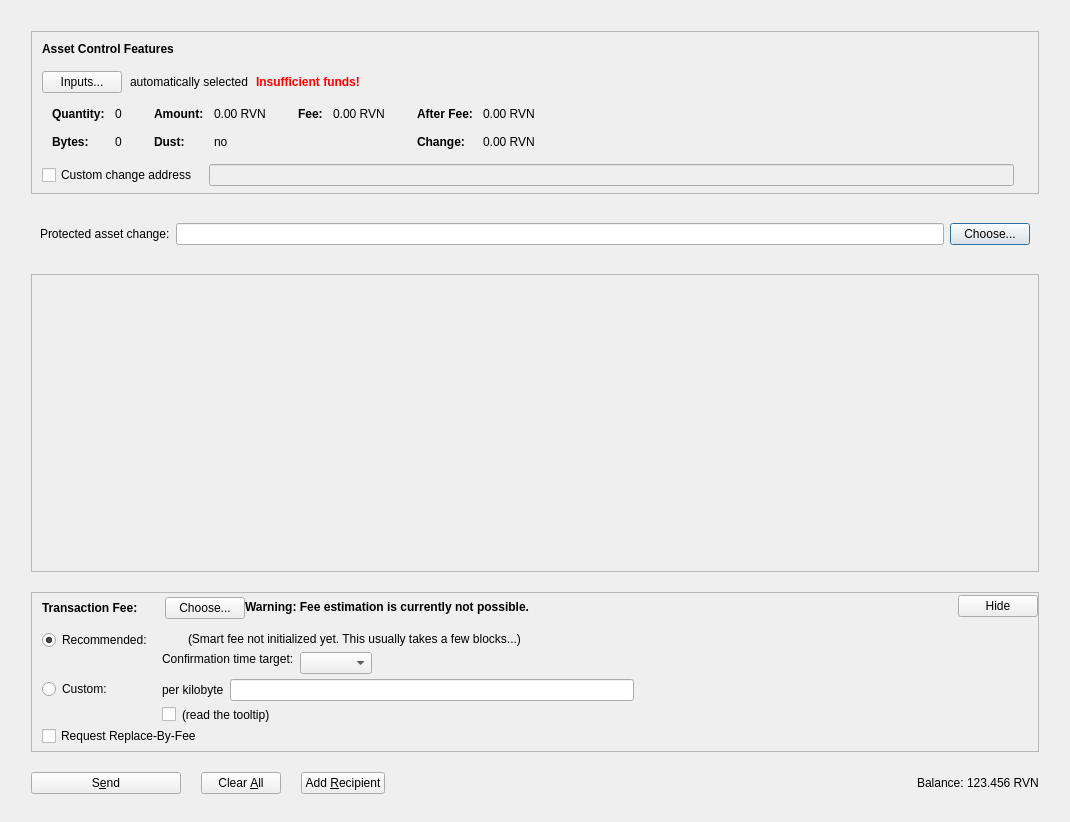
<?xml version="1.0" encoding="UTF-8"?>
<ui version="4.0">
 <class>AssetsDialog</class>
 <widget class="QDialog" name="AssetsDialog">
  <property name="geometry">
   <rect>
    <x>0</x>
    <y>0</y>
    <width>1070</width>
    <height>822</height>
   </rect>
  </property>
  <property name="windowTitle">
   <string>Send Coins</string>
  </property>
  <layout class="QVBoxLayout" name="verticalLayout" stretch="0">
   <property name="bottomMargin">
    <number>8</number>
   </property>
   <item>
    <layout class="QVBoxLayout" name="verticalLayout_3">
     <property name="spacing">
      <number>20</number>
     </property>
     <property name="leftMargin">
      <number>20</number>
     </property>
     <property name="topMargin">
      <number>20</number>
     </property>
     <property name="rightMargin">
      <number>20</number>
     </property>
     <property name="bottomMargin">
      <number>20</number>
     </property>
     <item>
      <widget class="QFrame" name="frameAssetControl">
       <property name="sizePolicy">
        <sizepolicy hsizetype="Expanding" vsizetype="Fixed">
         <horstretch>0</horstretch>
         <verstretch>0</verstretch>
        </sizepolicy>
       </property>
       <property name="maximumSize">
        <size>
         <width>16777215</width>
         <height>16777215</height>
        </size>
       </property>
       <property name="frameShape">
        <enum>QFrame::StyledPanel</enum>
       </property>
       <property name="frameShadow">
        <enum>QFrame::Sunken</enum>
       </property>
       <layout class="QVBoxLayout" name="verticalLayoutAssetControl2">
        <property name="spacing">
         <number>0</number>
        </property>
        <property name="leftMargin">
         <number>0</number>
        </property>
        <property name="topMargin">
         <number>0</number>
        </property>
        <property name="rightMargin">
         <number>0</number>
        </property>
        <property name="bottomMargin">
         <number>6</number>
        </property>
        <item>
         <layout class="QVBoxLayout" name="verticalLayoutAssetControl" stretch="0,0,0,0,1">
          <property name="spacing">
           <number>0</number>
          </property>
          <property name="leftMargin">
           <number>10</number>
          </property>
          <property name="topMargin">
           <number>10</number>
          </property>
          <item>
           <layout class="QHBoxLayout" name="horizontalLayoutAssetControl1">
            <property name="bottomMargin">
             <number>15</number>
            </property>
            <item>
             <widget class="QLabel" name="labelAssetControlFeatures">
              <property name="sizePolicy">
               <sizepolicy hsizetype="Preferred" vsizetype="Maximum">
                <horstretch>0</horstretch>
                <verstretch>0</verstretch>
               </sizepolicy>
              </property>
              <property name="font">
               <font>
                <weight>75</weight>
                <bold>true</bold>
               </font>
              </property>
              <property name="styleSheet">
               <string notr="true">font-weight:bold;</string>
              </property>
              <property name="text">
               <string>Asset Control Features</string>
              </property>
             </widget>
            </item>
           </layout>
          </item>
          <item>
           <layout class="QHBoxLayout" name="horizontalLayoutAssetControl2" stretch="0,0,0,0">
            <property name="spacing">
             <number>8</number>
            </property>
            <property name="bottomMargin">
             <number>10</number>
            </property>
            <item>
             <widget class="QPushButton" name="pushButtonAssetControl">
              <property name="styleSheet">
               <string notr="true"/>
              </property>
              <property name="text">
               <string>Inputs...</string>
              </property>
              <property name="autoDefault">
               <bool>false</bool>
              </property>
             </widget>
            </item>
            <item>
             <widget class="QLabel" name="labelAssetControlAutomaticallySelected">
              <property name="text">
               <string>automatically selected</string>
              </property>
              <property name="margin">
               <number>5</number>
              </property>
             </widget>
            </item>
            <item>
             <widget class="QLabel" name="labelAssetControlInsuffFunds">
              <property name="font">
               <font>
                <weight>75</weight>
                <bold>true</bold>
               </font>
              </property>
              <property name="styleSheet">
               <string notr="true">color:red;font-weight:bold;</string>
              </property>
              <property name="text">
               <string>Insufficient funds!</string>
              </property>
              <property name="margin">
               <number>5</number>
              </property>
             </widget>
            </item>
            <item>
             <spacer name="horizontalSpacerAssetControl">
              <property name="orientation">
               <enum>Qt::Horizontal</enum>
              </property>
              <property name="sizeHint" stdset="0">
               <size>
                <width>40</width>
                <height>1</height>
               </size>
              </property>
             </spacer>
            </item>
           </layout>
          </item>
          <item>
           <widget class="QWidget" name="widgetAssetControl" native="true">
            <property name="sizePolicy">
             <sizepolicy hsizetype="Preferred" vsizetype="Preferred">
              <horstretch>0</horstretch>
              <verstretch>0</verstretch>
             </sizepolicy>
            </property>
            <property name="minimumSize">
             <size>
              <width>0</width>
              <height>0</height>
             </size>
            </property>
            <property name="styleSheet">
             <string notr="true"/>
            </property>
            <layout class="QHBoxLayout" name="horizontalLayoutAssetControl5">
             <property name="leftMargin">
              <number>0</number>
             </property>
             <property name="topMargin">
              <number>0</number>
             </property>
             <property name="rightMargin">
              <number>0</number>
             </property>
             <property name="bottomMargin">
              <number>0</number>
             </property>
             <item>
              <layout class="QHBoxLayout" name="horizontalLayoutAssetControl3" stretch="0,0,0,1">
               <property name="spacing">
                <number>20</number>
               </property>
               <property name="topMargin">
                <number>0</number>
               </property>
               <property name="bottomMargin">
                <number>10</number>
               </property>
               <item>
                <layout class="QFormLayout" name="formLayoutAssetControl1">
                 <property name="horizontalSpacing">
                  <number>10</number>
                 </property>
                 <property name="verticalSpacing">
                  <number>14</number>
                 </property>
                 <property name="leftMargin">
                  <number>10</number>
                 </property>
                 <property name="topMargin">
                  <number>4</number>
                 </property>
                 <property name="rightMargin">
                  <number>6</number>
                 </property>
                 <item row="0" column="0">
                  <widget class="QLabel" name="labelAssetControlQuantityText">
                   <property name="font">
                    <font>
                     <weight>75</weight>
                     <bold>true</bold>
                    </font>
                   </property>
                   <property name="text">
                    <string>Quantity:</string>
                   </property>
                   <property name="margin">
                    <number>0</number>
                   </property>
                  </widget>
                 </item>
                 <item row="0" column="1">
                  <widget class="QLabel" name="labelAssetControlQuantity">
                   <property name="cursor">
                    <cursorShape>IBeamCursor</cursorShape>
                   </property>
                   <property name="contextMenuPolicy">
                    <enum>Qt::ActionsContextMenu</enum>
                   </property>
                   <property name="text">
                    <string notr="true">0</string>
                   </property>
                   <property name="margin">
                    <number>0</number>
                   </property>
                   <property name="textInteractionFlags">
                    <set>Qt::LinksAccessibleByMouse|Qt::TextSelectableByKeyboard|Qt::TextSelectableByMouse</set>
                   </property>
                  </widget>
                 </item>
                 <item row="1" column="0">
                  <widget class="QLabel" name="labelAssetControlBytesText">
                   <property name="font">
                    <font>
                     <weight>75</weight>
                     <bold>true</bold>
                    </font>
                   </property>
                   <property name="text">
                    <string>Bytes:</string>
                   </property>
                  </widget>
                 </item>
                 <item row="1" column="1">
                  <widget class="QLabel" name="labelAssetControlBytes">
                   <property name="cursor">
                    <cursorShape>IBeamCursor</cursorShape>
                   </property>
                   <property name="contextMenuPolicy">
                    <enum>Qt::ActionsContextMenu</enum>
                   </property>
                   <property name="text">
                    <string notr="true">0</string>
                   </property>
                   <property name="textInteractionFlags">
                    <set>Qt::LinksAccessibleByMouse|Qt::TextSelectableByKeyboard|Qt::TextSelectableByMouse</set>
                   </property>
                  </widget>
                 </item>
                </layout>
               </item>
               <item>
                <layout class="QFormLayout" name="formLayoutAssetControl2">
                 <property name="horizontalSpacing">
                  <number>10</number>
                 </property>
                 <property name="verticalSpacing">
                  <number>14</number>
                 </property>
                 <property name="leftMargin">
                  <number>6</number>
                 </property>
                 <property name="topMargin">
                  <number>4</number>
                 </property>
                 <property name="rightMargin">
                  <number>6</number>
                 </property>
                 <item row="0" column="0">
                  <widget class="QLabel" name="labelAssetControlAmountText">
                   <property name="font">
                    <font>
                     <weight>75</weight>
                     <bold>true</bold>
                    </font>
                   </property>
                   <property name="text">
                    <string>Amount:</string>
                   </property>
                   <property name="margin">
                    <number>0</number>
                   </property>
                  </widget>
                 </item>
                 <item row="0" column="1">
                  <widget class="QLabel" name="labelAssetControlAmount">
                   <property name="cursor">
                    <cursorShape>IBeamCursor</cursorShape>
                   </property>
                   <property name="contextMenuPolicy">
                    <enum>Qt::ActionsContextMenu</enum>
                   </property>
                   <property name="text">
                    <string notr="true">0.00 RVN</string>
                   </property>
                   <property name="textInteractionFlags">
                    <set>Qt::LinksAccessibleByMouse|Qt::TextSelectableByKeyboard|Qt::TextSelectableByMouse</set>
                   </property>
                  </widget>
                 </item>
                 <item row="1" column="0">
                  <widget class="QLabel" name="labelAssetControlLowOutputText">
                   <property name="font">
                    <font>
                     <weight>75</weight>
                     <bold>true</bold>
                    </font>
                   </property>
                   <property name="text">
                    <string>Dust:</string>
                   </property>
                  </widget>
                 </item>
                 <item row="1" column="1">
                  <widget class="QLabel" name="labelAssetControlLowOutput">
                   <property name="cursor">
                    <cursorShape>IBeamCursor</cursorShape>
                   </property>
                   <property name="contextMenuPolicy">
                    <enum>Qt::ActionsContextMenu</enum>
                   </property>
                   <property name="text">
                    <string notr="true">no</string>
                   </property>
                   <property name="textInteractionFlags">
                    <set>Qt::LinksAccessibleByMouse|Qt::TextSelectableByKeyboard|Qt::TextSelectableByMouse</set>
                   </property>
                  </widget>
                 </item>
                </layout>
               </item>
               <item>
                <layout class="QFormLayout" name="formLayoutAssetControl3">
                 <property name="horizontalSpacing">
                  <number>10</number>
                 </property>
                 <property name="verticalSpacing">
                  <number>14</number>
                 </property>
                 <property name="leftMargin">
                  <number>6</number>
                 </property>
                 <property name="topMargin">
                  <number>4</number>
                 </property>
                 <property name="rightMargin">
                  <number>6</number>
                 </property>
                 <item row="0" column="0">
                  <widget class="QLabel" name="labelAssetControlFeeText">
                   <property name="font">
                    <font>
                     <weight>75</weight>
                     <bold>true</bold>
                    </font>
                   </property>
                   <property name="text">
                    <string>Fee:</string>
                   </property>
                   <property name="margin">
                    <number>0</number>
                   </property>
                  </widget>
                 </item>
                 <item row="0" column="1">
                  <widget class="QLabel" name="labelAssetControlFee">
                   <property name="cursor">
                    <cursorShape>IBeamCursor</cursorShape>
                   </property>
                   <property name="contextMenuPolicy">
                    <enum>Qt::ActionsContextMenu</enum>
                   </property>
                   <property name="text">
                    <string notr="true">0.00 RVN</string>
                   </property>
                   <property name="textInteractionFlags">
                    <set>Qt::LinksAccessibleByMouse|Qt::TextSelectableByKeyboard|Qt::TextSelectableByMouse</set>
                   </property>
                  </widget>
                 </item>
                </layout>
               </item>
               <item>
                <layout class="QFormLayout" name="formLayoutAssetControl4">
                 <property name="horizontalSpacing">
                  <number>10</number>
                 </property>
                 <property name="verticalSpacing">
                  <number>14</number>
                 </property>
                 <property name="leftMargin">
                  <number>6</number>
                 </property>
                 <property name="topMargin">
                  <number>4</number>
                 </property>
                 <property name="rightMargin">
                  <number>6</number>
                 </property>
                 <item row="0" column="0">
                  <widget class="QLabel" name="labelAssetControlAfterFeeText">
                   <property name="font">
                    <font>
                     <weight>75</weight>
                     <bold>true</bold>
                    </font>
                   </property>
                   <property name="text">
                    <string>After Fee:</string>
                   </property>
                   <property name="margin">
                    <number>0</number>
                   </property>
                  </widget>
                 </item>
                 <item row="0" column="1">
                  <widget class="QLabel" name="labelAssetControlAfterFee">
                   <property name="cursor">
                    <cursorShape>IBeamCursor</cursorShape>
                   </property>
                   <property name="contextMenuPolicy">
                    <enum>Qt::ActionsContextMenu</enum>
                   </property>
                   <property name="text">
                    <string notr="true">0.00 RVN</string>
                   </property>
                   <property name="textInteractionFlags">
                    <set>Qt::LinksAccessibleByMouse|Qt::TextSelectableByKeyboard|Qt::TextSelectableByMouse</set>
                   </property>
                  </widget>
                 </item>
                 <item row="1" column="0">
                  <widget class="QLabel" name="labelAssetControlChangeText">
                   <property name="font">
                    <font>
                     <weight>75</weight>
                     <bold>true</bold>
                    </font>
                   </property>
                   <property name="text">
                    <string>Change:</string>
                   </property>
                  </widget>
                 </item>
                 <item row="1" column="1">
                  <widget class="QLabel" name="labelAssetControlChange">
                   <property name="cursor">
                    <cursorShape>IBeamCursor</cursorShape>
                   </property>
                   <property name="contextMenuPolicy">
                    <enum>Qt::ActionsContextMenu</enum>
                   </property>
                   <property name="text">
                    <string notr="true">0.00 RVN</string>
                   </property>
                   <property name="textInteractionFlags">
                    <set>Qt::LinksAccessibleByMouse|Qt::TextSelectableByKeyboard|Qt::TextSelectableByMouse</set>
                   </property>
                  </widget>
                 </item>
                </layout>
               </item>
              </layout>
             </item>
            </layout>
           </widget>
          </item>
          <item>
           <layout class="QHBoxLayout" name="horizontalLayoutAssetControl4" stretch="0,0,0">
            <property name="spacing">
             <number>12</number>
            </property>
            <property name="sizeConstraint">
             <enum>QLayout::SetDefaultConstraint</enum>
            </property>
            <property name="topMargin">
             <number>5</number>
            </property>
            <property name="rightMargin">
             <number>5</number>
            </property>
            <item>
             <widget class="QCheckBox" name="checkBoxAssetControlChange">
              <property name="toolTip">
               <string>If this is activated, but the change address is empty or invalid, change will be sent to a newly generated address.</string>
              </property>
              <property name="text">
               <string>Custom change address</string>
              </property>
             </widget>
            </item>
            <item>
             <widget class="QValidatedLineEdit" name="lineEditAssetControlChange">
              <property name="enabled">
               <bool>false</bool>
              </property>
              <property name="sizePolicy">
               <sizepolicy hsizetype="Expanding" vsizetype="Fixed">
                <horstretch>0</horstretch>
                <verstretch>0</verstretch>
               </sizepolicy>
              </property>
             </widget>
            </item>
            <item>
             <widget class="QLabel" name="labelAssetControlChangeLabel">
              <property name="sizePolicy">
               <sizepolicy hsizetype="Preferred" vsizetype="Expanding">
                <horstretch>0</horstretch>
                <verstretch>0</verstretch>
               </sizepolicy>
              </property>
              <property name="minimumSize">
               <size>
                <width>0</width>
                <height>0</height>
               </size>
              </property>
              <property name="text">
               <string/>
              </property>
              <property name="margin">
               <number>3</number>
              </property>
             </widget>
            </item>
           </layout>
          </item>
          <item>
           <spacer name="verticalSpacerAssetControl">
            <property name="orientation">
             <enum>Qt::Vertical</enum>
            </property>
            <property name="sizeHint" stdset="0">
             <size>
              <width>800</width>
              <height>1</height>
             </size>
            </property>
           </spacer>
          </item>
         </layout>
        </item>
       </layout>
      </widget>
     </item>
     <item>
      <widget class="QWidget" name="widgetProtectedAssetChange">
       <layout class="QHBoxLayout" name="horizontalLayoutProtectedAssetChange">
        <item>
         <widget class="QLabel" name="labelProtectedAssetChange">
          <property name="toolTip">
           <string>For a partial transfer of historical assets after PQ asset activation, choose a wallet-owned protected destination for the remaining assets.</string>
          </property>
          <property name="text">
           <string>Protected asset change:</string>
          </property>
         </widget>
        </item>
        <item>
         <widget class="QValidatedLineEdit" name="lineEditProtectedAssetChange">
          <property name="sizePolicy">
           <sizepolicy hsizetype="Expanding" vsizetype="Fixed">
            <horstretch>0</horstretch>
            <verstretch>0</verstretch>
           </sizepolicy>
          </property>
         </widget>
        </item>
        <item>
         <widget class="QPushButton" name="buttonChooseProtectedAssetChange">
          <property name="text">
           <string>Choose...</string>
          </property>
         </widget>
        </item>
       </layout>
      </widget>
     </item>
     <item>
      <widget class="QScrollArea" name="scrollArea">
       <property name="widgetResizable">
        <bool>true</bool>
       </property>
       <widget class="QWidget" name="scrollAreaWidgetContents">
        <property name="geometry">
         <rect>
          <x>0</x>
          <y>0</y>
          <width>1010</width>
          <height>257</height>
         </rect>
        </property>
        <layout class="QVBoxLayout" name="verticalLayout_2" stretch="0,1">
         <property name="leftMargin">
          <number>0</number>
         </property>
         <property name="topMargin">
          <number>0</number>
         </property>
         <property name="rightMargin">
          <number>0</number>
         </property>
         <property name="bottomMargin">
          <number>0</number>
         </property>
         <item>
          <layout class="QVBoxLayout" name="entries">
           <property name="spacing">
            <number>6</number>
           </property>
          </layout>
         </item>
         <item>
          <spacer name="verticalSpacer">
           <property name="orientation">
            <enum>Qt::Vertical</enum>
           </property>
           <property name="sizeType">
            <enum>QSizePolicy::Expanding</enum>
           </property>
           <property name="sizeHint" stdset="0">
            <size>
             <width>20</width>
             <height>100</height>
            </size>
           </property>
          </spacer>
         </item>
        </layout>
       </widget>
      </widget>
     </item>
     <item>
      <widget class="QFrame" name="frameFee">
       <property name="sizePolicy">
        <sizepolicy hsizetype="Expanding" vsizetype="Fixed">
         <horstretch>0</horstretch>
         <verstretch>0</verstretch>
        </sizepolicy>
       </property>
       <property name="maximumSize">
        <size>
         <width>16777215</width>
         <height>16777215</height>
        </size>
       </property>
       <property name="frameShape">
        <enum>QFrame::StyledPanel</enum>
       </property>
       <property name="frameShadow">
        <enum>QFrame::Sunken</enum>
       </property>
       <layout class="QVBoxLayout" name="verticalLayoutFee1">
        <property name="spacing">
         <number>0</number>
        </property>
        <property name="leftMargin">
         <number>0</number>
        </property>
        <property name="topMargin">
         <number>0</number>
        </property>
        <property name="rightMargin">
         <number>0</number>
        </property>
        <property name="bottomMargin">
         <number>0</number>
        </property>
        <item>
         <layout class="QVBoxLayout" name="verticalLayoutFee2" stretch="0,0,0">
          <property name="spacing">
           <number>0</number>
          </property>
          <property name="leftMargin">
           <number>10</number>
          </property>
          <property name="topMargin">
           <number>0</number>
          </property>
          <item>
           <layout class="QHBoxLayout" name="horizontalLayoutFee1">
            <property name="bottomMargin">
             <number>0</number>
            </property>
            <item>
             <layout class="QVBoxLayout" name="verticalLayoutFee7">
              <property name="spacing">
               <number>0</number>
              </property>
              <item>
               <spacer name="verticalSpacerSmartFee">
                <property name="orientation">
                 <enum>Qt::Vertical</enum>
                </property>
                <property name="sizeType">
                 <enum>QSizePolicy::Fixed</enum>
                </property>
                <property name="sizeHint" stdset="0">
                 <size>
                  <width>1</width>
                  <height>4</height>
                 </size>
                </property>
               </spacer>
              </item>
              <item>
               <layout class="QHBoxLayout" name="horizontalLayoutSmartFee">
                <property name="spacing">
                 <number>10</number>
                </property>
                <item>
                 <widget class="QLabel" name="labelFeeHeadline">
                  <property name="sizePolicy">
                   <sizepolicy hsizetype="Preferred" vsizetype="Maximum">
                    <horstretch>0</horstretch>
                    <verstretch>0</verstretch>
                   </sizepolicy>
                  </property>
                  <property name="font">
                   <font>
                    <weight>75</weight>
                    <bold>true</bold>
                   </font>
                  </property>
                  <property name="styleSheet">
                   <string notr="true">font-weight:bold;</string>
                  </property>
                  <property name="text">
                   <string>Transaction Fee:</string>
                  </property>
                 </widget>
                </item>
                <item>
                 <widget class="QLabel" name="labelFeeMinimized">
                  <property name="text">
                   <string/>
                  </property>
                 </widget>
                </item>
                <item>
                 <widget class="QPushButton" name="buttonChooseFee">
                  <property name="text">
                   <string>Choose...</string>
                  </property>
                 </widget>
                </item>
               </layout>
              </item>
              <item>
               <spacer name="verticalSpacer_5">
                <property name="orientation">
                 <enum>Qt::Vertical</enum>
                </property>
                <property name="sizeHint" stdset="0">
                 <size>
                  <width>1</width>
                  <height>1</height>
                 </size>
                </property>
               </spacer>
              </item>
             </layout>
            </item>
            <item>
             <widget class="QLabel" name="fallbackFeeWarningLabel">
              <property name="font">
               <font>
                <weight>75</weight>
                <bold>true</bold>
               </font>
              </property>
              <property name="toolTip">
               <string>Using the fallbackfee can result in sending a transaction that will take several hours or days (or never) to confirm. Consider choosing your fee manually or wait until you have validated the complete chain.</string>
              </property>
              <property name="text">
               <string>Warning: Fee estimation is currently not possible.</string>
              </property>
              <property name="wordWrap">
               <bool>false</bool>
              </property>
             </widget>
            </item>
            <item>
             <spacer name="horizontalSpacer_4">
              <property name="orientation">
               <enum>Qt::Horizontal</enum>
              </property>
              <property name="sizeType">
               <enum>QSizePolicy::MinimumExpanding</enum>
              </property>
              <property name="sizeHint" stdset="0">
               <size>
                <width>40</width>
                <height>20</height>
               </size>
              </property>
             </spacer>
            </item>
            <item>
             <widget class="QPushButton" name="buttonMinimizeFee">
              <property name="toolTip">
               <string>collapse fee-settings</string>
              </property>
              <property name="text">
               <string>Hide</string>
              </property>
             </widget>
            </item>
           </layout>
          </item>
          <item>
           <widget class="QFrame" name="frameFeeSelection">
            <layout class="QVBoxLayout" name="verticalLayoutFee12">
             <property name="spacing">
              <number>0</number>
             </property>
             <property name="leftMargin">
              <number>0</number>
             </property>
             <property name="topMargin">
              <number>0</number>
             </property>
             <property name="rightMargin">
              <number>0</number>
             </property>
             <property name="bottomMargin">
              <number>0</number>
             </property>
             <item>
              <layout class="QGridLayout" name="gridLayoutFee">
               <property name="topMargin">
                <number>10</number>
               </property>
               <property name="bottomMargin">
                <number>4</number>
               </property>
               <property name="horizontalSpacing">
                <number>10</number>
               </property>
               <property name="verticalSpacing">
                <number>4</number>
               </property>
               <item row="1" column="1">
                <layout class="QVBoxLayout" name="verticalLayoutFee8">
                 <property name="spacing">
                  <number>6</number>
                 </property>
                 <item>
                  <layout class="QHBoxLayout" name="horizontalLayoutFee13">
                   <item>
                    <widget class="QLabel" name="labelCustomPerKilobyte">
                     <property name="toolTip">
                      <string>If the custom fee is set to 1000 satoshis and the transaction is only 250 bytes, then &quot;per kilobyte&quot; only pays 250 satoshis in fee, while &quot;total at least&quot; pays 1000 satoshis. For transactions bigger than a kilobyte both pay by kilobyte.</string>
                     </property>
                     <property name="text">
                      <string>per kilobyte</string>
                     </property>
                    </widget>
                   </item>
                   <item>
                    <widget class="RavenAmountField" name="customFee"/>
                   </item>
                   <item>
                    <spacer name="horizontalSpacer_6">
                     <property name="orientation">
                      <enum>Qt::Horizontal</enum>
                     </property>
                     <property name="sizeHint" stdset="0">
                      <size>
                       <width>1</width>
                       <height>1</height>
                      </size>
                     </property>
                    </spacer>
                   </item>
                  </layout>
                 </item>
                 <item>
                  <layout class="QHBoxLayout" name="horizontalLayoutFee8">
                   <item>
                    <widget class="QCheckBox" name="checkBoxMinimumFee">
                     <property name="toolTip">
                      <string>Paying only the minimum fee is just fine as long as there is less transaction volume than space in the blocks. But be aware that this can end up in a never confirming transaction once there is more demand for raven transactions than the network can process.</string>
                     </property>
                     <property name="text">
                      <string/>
                     </property>
                    </widget>
                   </item>
                   <item>
                    <widget class="QLabel" name="labelMinFeeWarning">
                     <property name="enabled">
                      <bool>true</bool>
                     </property>
                     <property name="toolTip">
                      <string>Paying only the minimum fee is just fine as long as there is less transaction volume than space in the blocks. But be aware that this can end up in a never confirming transaction once there is more demand for raven transactions than the network can process.</string>
                     </property>
                     <property name="text">
                      <string>(read the tooltip)</string>
                     </property>
                     <property name="margin">
                      <number>5</number>
                     </property>
                    </widget>
                   </item>
                   <item>
                    <spacer name="horizontalSpacer_2">
                     <property name="orientation">
                      <enum>Qt::Horizontal</enum>
                     </property>
                     <property name="sizeHint" stdset="0">
                      <size>
                       <width>1</width>
                       <height>1</height>
                      </size>
                     </property>
                    </spacer>
                   </item>
                  </layout>
                 </item>
                </layout>
               </item>
               <item row="0" column="0">
                <layout class="QVBoxLayout" name="verticalLayoutFee4" stretch="0,1">
                 <item>
                  <widget class="QRadioButton" name="radioSmartFee">
                   <property name="text">
                    <string>Recommended:</string>
                   </property>
                   <property name="checked">
                    <bool>true</bool>
                   </property>
                   <attribute name="buttonGroup">
                    <string notr="true">groupFee</string>
                   </attribute>
                  </widget>
                 </item>
                 <item>
                  <spacer name="verticalSpacer_2">
                   <property name="orientation">
                    <enum>Qt::Vertical</enum>
                   </property>
                   <property name="sizeHint" stdset="0">
                    <size>
                     <width>1</width>
                     <height>1</height>
                    </size>
                   </property>
                  </spacer>
                 </item>
                </layout>
               </item>
               <item row="1" column="0">
                <layout class="QVBoxLayout" name="verticalLayoutFee9" stretch="0,1">
                 <item>
                  <widget class="QRadioButton" name="radioCustomFee">
                   <property name="text">
                    <string>Custom:</string>
                   </property>
                   <attribute name="buttonGroup">
                    <string notr="true">groupFee</string>
                   </attribute>
                  </widget>
                 </item>
                 <item>
                  <spacer name="verticalSpacer_6">
                   <property name="orientation">
                    <enum>Qt::Vertical</enum>
                   </property>
                   <property name="sizeHint" stdset="0">
                    <size>
                     <width>1</width>
                     <height>1</height>
                    </size>
                   </property>
                  </spacer>
                 </item>
                </layout>
               </item>
               <item row="0" column="1">
                <layout class="QVBoxLayout" name="verticalLayoutFee3" stretch="0,0,1">
                 <property name="spacing">
                  <number>6</number>
                 </property>
                 <property name="topMargin">
                  <number>2</number>
                 </property>
                 <item>
                  <layout class="QHBoxLayout" name="horizontalLayoutFee12">
                   <item>
                    <widget class="QLabel" name="labelSmartFee">
                     <property name="text">
                      <string/>
                     </property>
                     <property name="margin">
                      <number>2</number>
                     </property>
                    </widget>
                   </item>
                   <item>
                    <widget class="QLabel" name="labelFeeEstimation">
                     <property name="text">
                      <string/>
                     </property>
                    </widget>
                   </item>
                   <item>
                    <widget class="QLabel" name="labelSmartFee2">
                     <property name="text">
                      <string>(Smart fee not initialized yet. This usually takes a few blocks...)</string>
                     </property>
                     <property name="margin">
                      <number>2</number>
                     </property>
                    </widget>
                   </item>
                   <item>
                    <spacer name="horizontalSpacer_5">
                     <property name="orientation">
                      <enum>Qt::Horizontal</enum>
                     </property>
                     <property name="sizeHint" stdset="0">
                      <size>
                       <width>1</width>
                       <height>1</height>
                      </size>
                     </property>
                    </spacer>
                   </item>
                  </layout>
                 </item>
                 <item>
                  <layout class="QHBoxLayout" name="horizontalLayoutFee9">
                   <item>
                    <layout class="QVBoxLayout" name="verticalLayoutFee6">
                     <item>
                      <widget class="QLabel" name="labelSmartFee3">
                       <property name="text">
                        <string>Confirmation time target:</string>
                       </property>
                       <property name="margin">
                        <number>2</number>
                       </property>
                      </widget>
                     </item>
                     <item>
                      <spacer name="verticalSpacer_3">
                       <property name="orientation">
                        <enum>Qt::Vertical</enum>
                       </property>
                       <property name="sizeHint" stdset="0">
                        <size>
                         <width>1</width>
                         <height>1</height>
                        </size>
                       </property>
                      </spacer>
                     </item>
                    </layout>
                   </item>
                   <item>
                    <layout class="QVBoxLayout" name="verticalLayoutFee5">
                     <property name="rightMargin">
                      <number>30</number>
                     </property>
                     <item>
                      <layout class="QHBoxLayout" name="horizontalLayoutConfTarget">
                       <property name="bottomMargin">
                        <number>0</number>
                       </property>
                       <item>
                        <widget class="QComboBox" name="confTargetSelector"/>
                       </item>
                       <item>
                        <spacer name="horizontalSpacerConfTarget">
                         <property name="orientation">
                          <enum>Qt::Horizontal</enum>
                         </property>
                         <property name="sizeHint" stdset="0">
                          <size>
                           <width>40</width>
                           <height>20</height>
                          </size>
                         </property>
                        </spacer>
                       </item>
                      </layout>
                     </item>
                    </layout>
                   </item>
                  </layout>
                 </item>
                 <item>
                  <spacer name="verticalSpacer_4">
                   <property name="orientation">
                    <enum>Qt::Vertical</enum>
                   </property>
                   <property name="sizeHint" stdset="0">
                    <size>
                     <width>1</width>
                     <height>1</height>
                    </size>
                   </property>
                  </spacer>
                 </item>
                </layout>
               </item>
              </layout>
             </item>
             <item>
              <widget class="QCheckBox" name="optInRBF">
               <property name="toolTip">
                <string>Indicates that the sender may wish to replace this transaction with a new one paying higher fees (prior to being confirmed).</string>
               </property>
               <property name="text">
                <string>Request Replace-By-Fee</string>
               </property>
              </widget>
             </item>
            </layout>
           </widget>
          </item>
          <item>
           <spacer name="verticalSpacerFee">
            <property name="orientation">
             <enum>Qt::Vertical</enum>
            </property>
            <property name="sizeHint" stdset="0">
             <size>
              <width>40</width>
              <height>5</height>
             </size>
            </property>
           </spacer>
          </item>
         </layout>
        </item>
       </layout>
      </widget>
     </item>
     <item>
      <layout class="QHBoxLayout" name="horizontalLayout">
       <item>
        <widget class="QPushButton" name="sendButton">
         <property name="minimumSize">
          <size>
           <width>150</width>
           <height>0</height>
          </size>
         </property>
         <property name="toolTip">
          <string>Confirm the send action</string>
         </property>
         <property name="text">
          <string>S&amp;end</string>
         </property>
         <property name="icon">
          <iconset resource="../raven.qrc">
           <normaloff>:/icons/send</normaloff>:/icons/send</iconset>
         </property>
         <property name="autoDefault">
          <bool>false</bool>
         </property>
         <property name="default">
          <bool>false</bool>
         </property>
        </widget>
       </item>
       <item>
        <widget class="QPushButton" name="clearButton">
         <property name="sizePolicy">
          <sizepolicy hsizetype="Minimum" vsizetype="Fixed">
           <horstretch>0</horstretch>
           <verstretch>0</verstretch>
          </sizepolicy>
         </property>
         <property name="toolTip">
          <string>Clear all fields of the form.</string>
         </property>
         <property name="text">
          <string>Clear &amp;All</string>
         </property>
         <property name="icon">
          <iconset resource="../raven.qrc">
           <normaloff>:/icons/remove</normaloff>:/icons/remove</iconset>
         </property>
         <property name="autoDefault">
          <bool>false</bool>
         </property>
        </widget>
       </item>
       <item>
        <widget class="QPushButton" name="addButton">
         <property name="toolTip">
          <string>Transfer to multiple recipients at once</string>
         </property>
         <property name="text">
          <string>Add &amp;Recipient</string>
         </property>
         <property name="icon">
          <iconset resource="../raven.qrc">
           <normaloff>:/icons/add</normaloff>:/icons/add</iconset>
         </property>
         <property name="autoDefault">
          <bool>false</bool>
         </property>
        </widget>
       </item>
       <item>
        <spacer name="horizontalSpacer">
         <property name="orientation">
          <enum>Qt::Horizontal</enum>
         </property>
         <property name="sizeHint" stdset="0">
          <size>
           <width>40</width>
           <height>20</height>
          </size>
         </property>
        </spacer>
       </item>
       <item>
        <layout class="QHBoxLayout" name="horizontalLayout_2">
         <property name="spacing">
          <number>3</number>
         </property>
         <item>
          <widget class="QLabel" name="label">
           <property name="sizePolicy">
            <sizepolicy hsizetype="Preferred" vsizetype="Fixed">
             <horstretch>0</horstretch>
             <verstretch>0</verstretch>
            </sizepolicy>
           </property>
           <property name="text">
            <string>Balance:</string>
           </property>
          </widget>
         </item>
         <item>
          <widget class="QLabel" name="labelBalance">
           <property name="sizePolicy">
            <sizepolicy hsizetype="Preferred" vsizetype="Fixed">
             <horstretch>0</horstretch>
             <verstretch>0</verstretch>
            </sizepolicy>
           </property>
           <property name="cursor">
            <cursorShape>IBeamCursor</cursorShape>
           </property>
           <property name="text">
            <string notr="true">123.456 RVN</string>
           </property>
           <property name="textInteractionFlags">
            <set>Qt::LinksAccessibleByMouse|Qt::TextSelectableByKeyboard|Qt::TextSelectableByMouse</set>
           </property>
          </widget>
         </item>
        </layout>
       </item>
      </layout>
     </item>
    </layout>
   </item>
  </layout>
 </widget>
 <customwidgets>
  <customwidget>
   <class>QValidatedLineEdit</class>
   <extends>QLineEdit</extends>
   <header>qvalidatedlineedit.h</header>
  </customwidget>
  <customwidget>
   <class>RavenAmountField</class>
   <extends>QLineEdit</extends>
   <header>ravenamountfield.h</header>
   <container>1</container>
  </customwidget>
 </customwidgets>
 <resources>
  <include location="../raven.qrc"/>
 </resources>
 <connections/>
 <buttongroups>
  <buttongroup name="groupFee"/>
 </buttongroups>
</ui>
